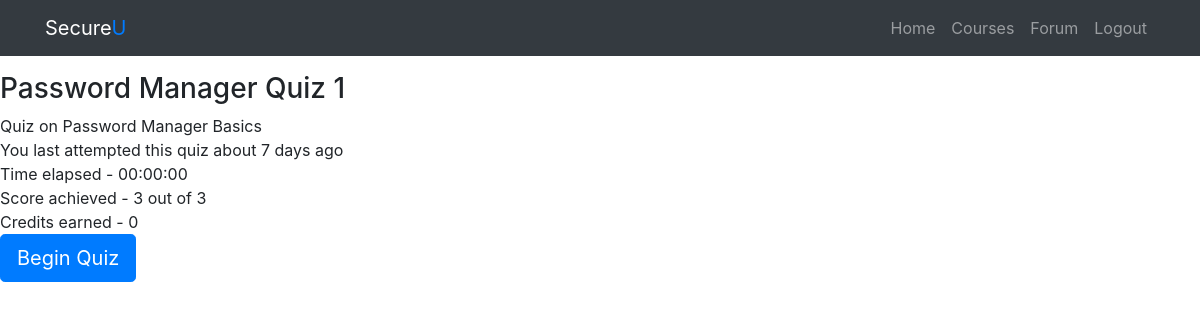
The app's page /instructions.php?course_id=5&unit_id=8&quiz_id=1 (signed in), older data.
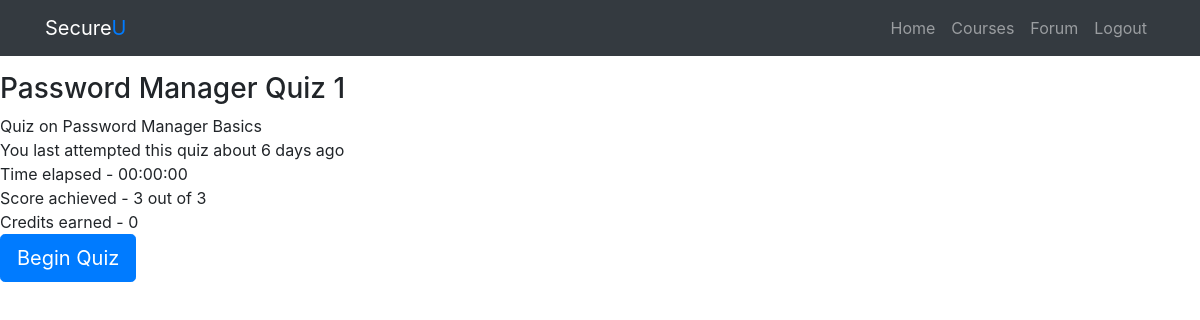
The same page, newer data.
### tables this page shows
CREATE TABLE `attempts` (
  `attempt_id` int(11) NOT NULL,
  `attempt_time_elapsed` time NOT NULL,
  `attempt_date` datetime NOT NULL DEFAULT CURRENT_TIMESTAMP,
  `attempt_score` int(11) NOT NULL,
  `attempt_credits` int(11) NOT NULL,
  `quiz_id` int(11) NOT NULL,
  `user_id` int(11) NOT NULL
);

CREATE TABLE `quizzes` (
  `quiz_id` int(11) NOT NULL,
  `quiz_name` varchar(200) NOT NULL,
  `quiz_desc` varchar(300) NOT NULL,
  `quiz_tip` varchar(300) NOT NULL,
  `quiz_question_total` int(11) NOT NULL,
  `quiz_credits` int(11) NOT NULL,
  `unit_id` int(11) NOT NULL,
  `user_id` int(11) NOT NULL
);

### custom_functions.php (called while the page is built, shortened)
<?php
function get_time_ago($ptime)
{
    $estimate_time = time() - $ptime;
    $condition = array(
        12 * 30 * 24 * 60 * 60  =>  'year',
        30 * 24 * 60 * 60       =>  'month',
        24 * 60 * 60            =>  'day',
        60 * 60                 =>  'hour',
        60                      =>  'minute',
        1                       =>  'second'
    );
    foreach ($condition as $secs => $str) {
        $d = $estimate_time / $secs;
        if ($d >= 1) {
            $r = round($d);
            return 'about ' . $r . ' ' . $str . ($r > 1 ? 's' : '') . ' ago';
        }
    }
}

### instructions.php (the view, shortened to what this page needs)
<?php
if (isset($_GET["course_id"]) && isset($_GET["unit_id"]) && isset($_GET["quiz_id"])) {
    $course_id = $_GET["course_id"];
    $unit_id = $_GET["unit_id"];
    $quiz_id = $_GET["quiz_id"];
    $instructions_link = "instructions.php?course_id=$course_id&unit_id=$unit_id&quiz_id=$quiz_id";
}
require "db_connect.php";
$sql = "SELECT * FROM quizzes WHERE quiz_id = $quiz_id";
$result = mysqli_query($conn, $sql);
if (mysqli_num_rows($result) > 0) {
    while ($row = mysqli_fetch_assoc($result)) {
        $quiz_id = $row["quiz_id"];
        $quiz_name = $row["quiz_name"];
        $quiz_desc = $row["quiz_desc"];
        $quiz_question_total = $row["quiz_question_total"];
    }
} else {
    echo "0 results";
}
include "header.php";
?>
<?php include "navbar.php"; ?>
<h3> <?php echo $quiz_name; ?></h3>
<div> <?php echo $quiz_desc; ?></div>
<?php
require "custom_functions.php";
$user_id = $_SESSION["user_id"];
$sql = "SELECT * FROM attempts, quizzes WHERE attempts.quiz_id = quizzes.quiz_id AND attempts.quiz_id = $quiz_id AND attempts.user_id = $user_id ORDER BY attempt_date DESC LIMIT 1";
$result = mysqli_query($conn, $sql);
if (mysqli_num_rows($result) > 0) {
    while ($row = mysqli_fetch_assoc($result)) {
        $attempt_time_elapsed = $row["attempt_time_elapsed"];
        $attempt_date = get_time_ago(strtotime($row["attempt_date"]));
        $attempt_score = $row["attempt_score"];
        $attempt_credits = $row["attempt_credits"];
        $quiz_question_total = $row["quiz_question_total"];
    }
    ?>
<div>You last attempted this quiz <?php echo $attempt_date; ?></div>
<div>Time elapsed - <?php echo $attempt_time_elapsed; ?></div>
<div>Score achieved - <?php echo $attempt_score; ?> out of <?php echo $quiz_question_total; ?> </div>
<div>Credits earned - <?php echo $attempt_credits; ?></div>
<?php
} else {
    ?>
<div>You have not yet attempted this quiz. Good Luck!</div>
<?php
}
?>
<form action="<?php echo $instructions_link; ?>" method="post">
    <input class="btn btn-primary btn-lg" type="submit" value="Begin Quiz" name="instructions">
</form>

Row changes from the older to the newer data that the page shows:
no longer on this page (row unchanged): attempts: attempt_date "about 7 days ago", attempt_time_elapsed "00:00:00", attempt_score "3", quiz.quiz_question_total "3", attempt_credits "0"
added attempts: attempt_date "about 6 days ago", attempt_time_elapsed "00:00:00", attempt_score "3", quiz.quiz_question_total "3", attempt_credits "0"
